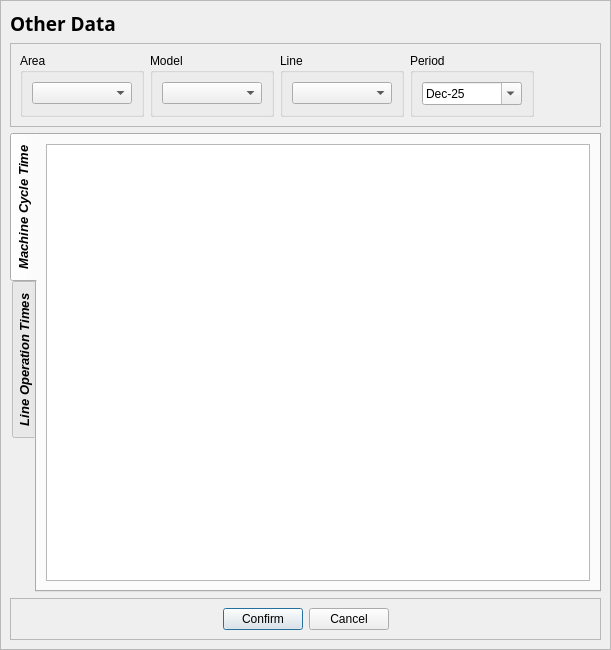
<?xml version="1.0" encoding="UTF-8"?>
<ui version="4.0">
 <class>Dialog</class>
 <widget class="QDialog" name="Dialog">
  <property name="geometry">
   <rect>
    <x>0</x>
    <y>0</y>
    <width>611</width>
    <height>650</height>
   </rect>
  </property>
  <property name="windowTitle">
   <string>Dialog</string>
  </property>
  <layout class="QHBoxLayout" name="horizontalLayout">
   <property name="spacing">
    <number>0</number>
   </property>
   <property name="leftMargin">
    <number>0</number>
   </property>
   <property name="topMargin">
    <number>0</number>
   </property>
   <property name="rightMargin">
    <number>0</number>
   </property>
   <property name="bottomMargin">
    <number>0</number>
   </property>
   <item>
    <widget class="QFrame" name="frame">
     <property name="frameShape">
      <enum>QFrame::StyledPanel</enum>
     </property>
     <property name="frameShadow">
      <enum>QFrame::Raised</enum>
     </property>
     <layout class="QVBoxLayout" name="verticalLayout">
      <item>
       <widget class="QLabel" name="label">
        <property name="font">
         <font>
          <family>Rockwell</family>
          <pointsize>14</pointsize>
          <weight>75</weight>
          <bold>true</bold>
         </font>
        </property>
        <property name="text">
         <string>Other Data</string>
        </property>
        <property name="alignment">
         <set>Qt::AlignLeading|Qt::AlignLeft|Qt::AlignVCenter</set>
        </property>
       </widget>
      </item>
      <item>
       <widget class="QFrame" name="frame_3">
        <property name="frameShape">
         <enum>QFrame::StyledPanel</enum>
        </property>
        <property name="frameShadow">
         <enum>QFrame::Raised</enum>
        </property>
        <layout class="QHBoxLayout" name="horizontalLayout_3">
         <item>
          <widget class="QGroupBox" name="OEE_OD_groupBox_4">
           <property name="title">
            <string>Area</string>
           </property>
           <layout class="QHBoxLayout" name="horizontalLayout_10">
            <item>
             <widget class="QComboBox" name="OEE_OD_area_cbb">
              <property name="minimumSize">
               <size>
                <width>100</width>
                <height>0</height>
               </size>
              </property>
             </widget>
            </item>
           </layout>
          </widget>
         </item>
         <item>
          <widget class="QGroupBox" name="OEE_OD_groupBox_3">
           <property name="title">
            <string>Model</string>
           </property>
           <layout class="QHBoxLayout" name="horizontalLayout_4">
            <item>
             <widget class="QComboBox" name="OEE_OD_model_cbb">
              <property name="minimumSize">
               <size>
                <width>100</width>
                <height>0</height>
               </size>
              </property>
             </widget>
            </item>
           </layout>
          </widget>
         </item>
         <item>
          <widget class="QGroupBox" name="OEE_OD_groupBox">
           <property name="title">
            <string>Line</string>
           </property>
           <layout class="QHBoxLayout" name="horizontalLayout_5">
            <item>
             <widget class="QComboBox" name="OEE_OD_line_cbb">
              <property name="minimumSize">
               <size>
                <width>100</width>
                <height>0</height>
               </size>
              </property>
             </widget>
            </item>
           </layout>
          </widget>
         </item>
         <item>
          <widget class="QGroupBox" name="OEE_OD_groupBox_2">
           <property name="title">
            <string>Period</string>
           </property>
           <layout class="QHBoxLayout" name="horizontalLayout_6">
            <item>
             <widget class="QDateEdit" name="OEE_OD_period_edit">
              <property name="minimumSize">
               <size>
                <width>100</width>
                <height>0</height>
               </size>
              </property>
              <property name="readOnly">
               <bool>false</bool>
              </property>
              <property name="dateTime">
               <datetime>
                <hour>0</hour>
                <minute>0</minute>
                <second>0</second>
                <year>2025</year>
                <month>12</month>
                <day>1</day>
               </datetime>
              </property>
              <property name="displayFormat">
               <string>MMM-yy</string>
              </property>
              <property name="calendarPopup">
               <bool>true</bool>
              </property>
             </widget>
            </item>
           </layout>
          </widget>
         </item>
         <item>
          <spacer name="horizontalSpacer_3">
           <property name="orientation">
            <enum>Qt::Horizontal</enum>
           </property>
           <property name="sizeHint" stdset="0">
            <size>
             <width>40</width>
             <height>20</height>
            </size>
           </property>
          </spacer>
         </item>
        </layout>
       </widget>
      </item>
      <item>
       <widget class="QTabWidget" name="Tab_widget">
        <property name="font">
         <font>
          <family>MS Sans Serif</family>
          <pointsize>10</pointsize>
          <weight>75</weight>
          <italic>true</italic>
          <bold>true</bold>
         </font>
        </property>
        <property name="tabPosition">
         <enum>QTabWidget::West</enum>
        </property>
        <property name="tabShape">
         <enum>QTabWidget::Rounded</enum>
        </property>
        <property name="currentIndex">
         <number>0</number>
        </property>
        <property name="documentMode">
         <bool>false</bool>
        </property>
        <property name="tabsClosable">
         <bool>false</bool>
        </property>
        <property name="movable">
         <bool>false</bool>
        </property>
        <property name="tabBarAutoHide">
         <bool>false</bool>
        </property>
        <widget class="QWidget" name="cycle_time_tab">
         <attribute name="title">
          <string>Machine Cycle Time</string>
         </attribute>
         <layout class="QHBoxLayout" name="horizontalLayout_7">
          <item>
           <widget class="QTableView" name="machine_cycle_table"/>
          </item>
         </layout>
        </widget>
        <widget class="QWidget" name="operation_time_tab">
         <attribute name="title">
          <string>Line Operation Times</string>
         </attribute>
         <layout class="QHBoxLayout" name="horizontalLayout_8">
          <item>
           <widget class="QTableView" name="line_operation_table"/>
          </item>
         </layout>
        </widget>
       </widget>
      </item>
      <item>
       <widget class="QFrame" name="frame_2">
        <property name="frameShape">
         <enum>QFrame::StyledPanel</enum>
        </property>
        <property name="frameShadow">
         <enum>QFrame::Raised</enum>
        </property>
        <layout class="QHBoxLayout" name="horizontalLayout_2">
         <item>
          <spacer name="horizontalSpacer">
           <property name="orientation">
            <enum>Qt::Horizontal</enum>
           </property>
           <property name="sizeHint" stdset="0">
            <size>
             <width>40</width>
             <height>20</height>
            </size>
           </property>
          </spacer>
         </item>
         <item>
          <widget class="QPushButton" name="confirm_btn">
           <property name="text">
            <string>Confirm</string>
           </property>
          </widget>
         </item>
         <item>
          <widget class="QPushButton" name="cancel_btn">
           <property name="text">
            <string>Cancel</string>
           </property>
          </widget>
         </item>
         <item>
          <spacer name="horizontalSpacer_2">
           <property name="orientation">
            <enum>Qt::Horizontal</enum>
           </property>
           <property name="sizeHint" stdset="0">
            <size>
             <width>40</width>
             <height>20</height>
            </size>
           </property>
          </spacer>
         </item>
        </layout>
       </widget>
      </item>
     </layout>
    </widget>
   </item>
  </layout>
 </widget>
 <resources/>
 <connections/>
</ui>
